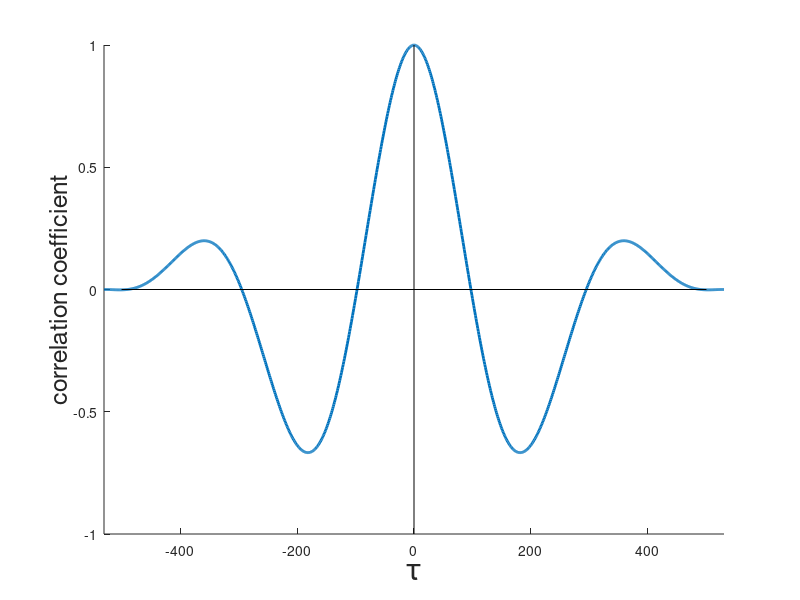

Recreate this plot in MATLAB.
clear all, clc, close all

% random signal
%B=(2*rand(1,500))+9;



%y1 = cumsum(rand(500,1));
%y1 = cumsum((2*rand(1,500)) + 9);

t = [0:1:530];
y1 = 10+sind(t);

% autocorrelation
%maxlag = length(y1);   % set a max lag value here
maxlag=530;
[c,lags] = xcorr(detrend(y1), maxlag, 'coeff');

m=detrend(y1);

%[d,lags] = corrcoef(detrend(y1), maxlag, 'biased');

%{
figure(1)
plot(y1)
xlabel('time','FontSize',14), ylabel('V','FontSize',14)
%axis([0 530 9 11]);
%}

for i=1:length(lags)
    xy(i,1)=lags(i);
    xy(i,2)=c(i);
end

figure(2)
% plot
hold on
plot(lags,c,'LineWidth',2), xlabel('\tau','FontSize',22), ylabel('correlation coefficient','FontSize',18)
plot([-500 500],[0 0],'k');
plot([0 0],[-1 1],'k');
axis([-530 530 -1 1]);

save tecplot_sine_correlation.dat xy -ascii

%{
figure(3)
%# plot
hold on
plot(lags,c,'LineWidth',2), xlabel('\tau','FontSize',22), ylabel('correlation coefficient','FontSize',18)
plot([-500 500],[0 0],'k');
plot([0 0],[-1 1],'k');
axis([0 530 -1 1]);
%}

%figure(2)
%plot(B)
% xlabel('time'), ylabel('V')

%figure(3)
%plot(m)